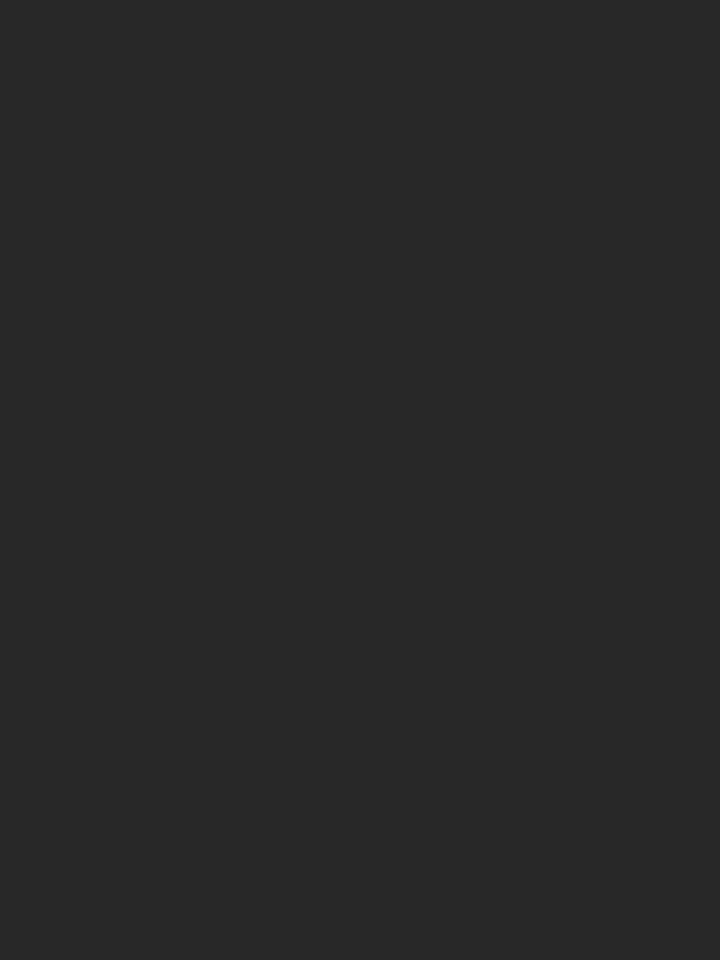
Frame 1 (no input)
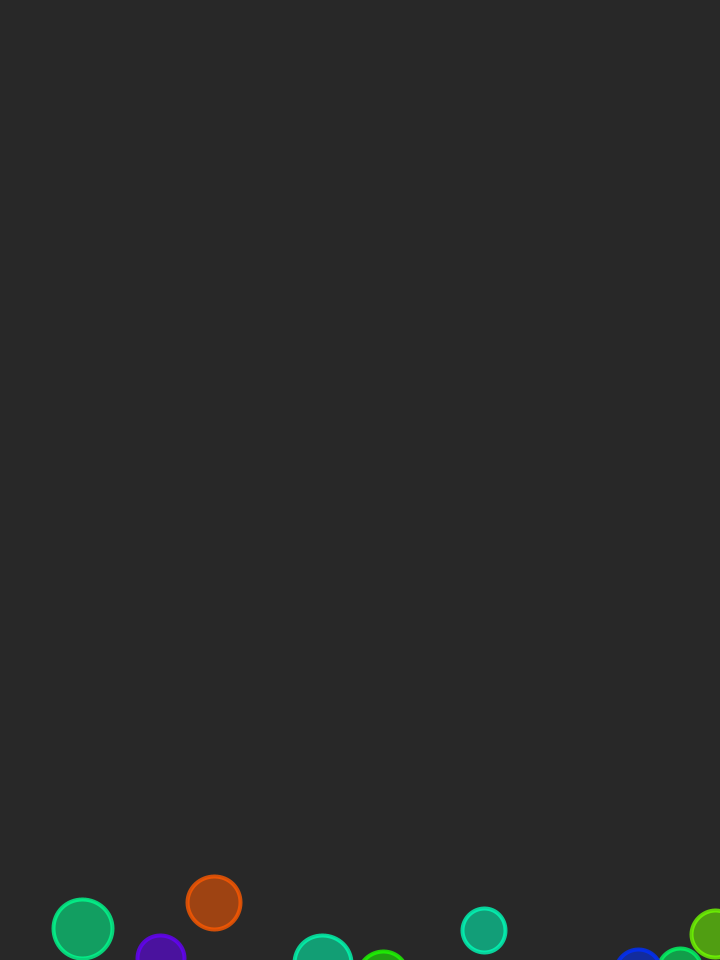
Frame 60 (the mouse pressed at the canvas centre just before this capture)
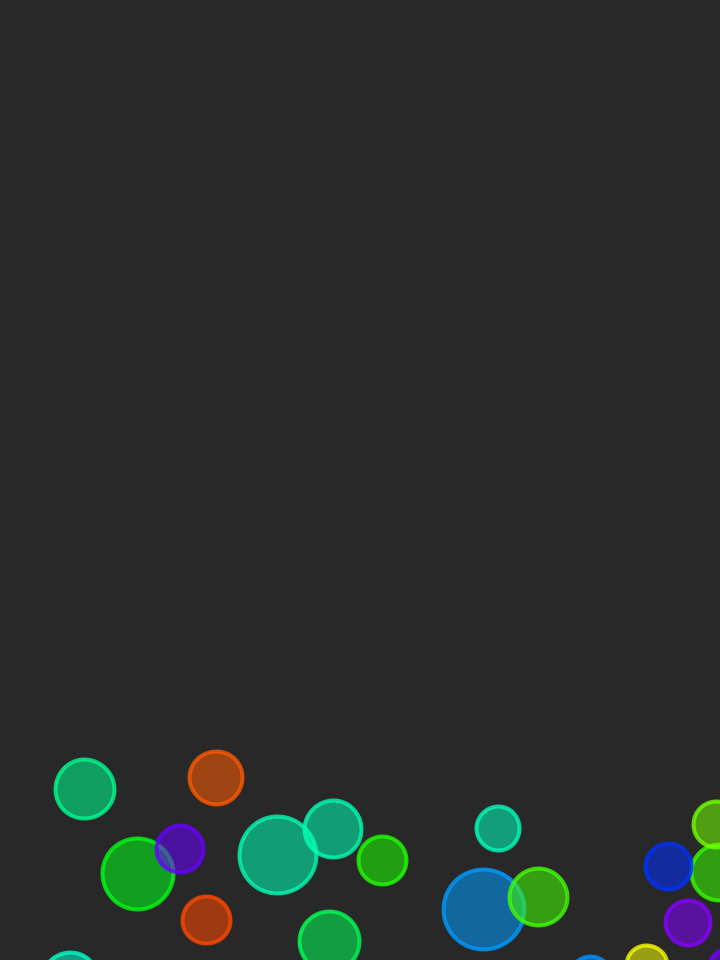
Frame 120 (the mouse held since frame 60 and released just before this capture)

The Processing sketch that drew these frames (run headless with seeded random() and noise(); from frame 60 on, the mouse is pressed at the canvas centre):

// Processing sketch: BubblePop
// ── BubblePop.pde
ArrayList<Bubble> bs;
float time, bubbleSpeedSclae, spawnSpeed;

void setup() {
  //fullScreen();
  size(720, 960);
  colorMode(HSB);
  bs = new ArrayList<Bubble>();
  time = 0;
  bubbleSpeedSclae = 2;
  spawnSpeed = 1;
}

void tick() {
  if (time > 1/spawnSpeed) {
    time = 0;
    float size = random(20)+80;
    int hue = floor(random(255));
    bs.add(new Bubble(random(width-size/2)+size/2, 
    height + size/2 + random(130), hue, size, 
    bubbleSpeedSclae));
  }
  time++;
  checkMerge();
}

Bubble merge(Bubble b1, Bubble b2) {
  float x = (b1.pos.x + b2.pos.x) / 2;
  float y = (b1.pos.y + b2.pos.y) / 2;
  color hue = floor((b1.hue * b1.size + b2.hue * b2.size) / (b1.size + b2.size));
  float size = min(width, (float)Math.cbrt(pow(b1.size, 3) + pow(b2.size, 3)));
  float speedScale = (b1.speedScale + b2.speedScale) / 2;
  Bubble merged = new Bubble(x, y, hue, size, speedScale);
  return merged;
}

void checkMerge() {
  for (int i = bs.size() - 1; i >= 0; i--) {
    Bubble b1 = bs.get(i);
    for (int j = i - 1; j >= 0; j--) {
      Bubble b2 = bs.get(j);
      if (b1.pos.dist(b2.pos) < b1.size/3 && !b1.popping && !b2.popping) {
        bs.add(merge(b1,b2));
        bs.remove(b1);
        bs.remove(b2);
      }
    }
  }
}

void mousePressed() {
  touch();
}

void mouseDragged() {
  touch();
}

void touch() {
  for (int i = bs.size() - 1; i >= 0; i--) {
    Bubble b = bs.get(i);
    if (PVector.dist(b.pos, new PVector(mouseX, mouseY)) < b.size/3 && !b.popping) {
      b.pop();
    }
  }
}

void draw() {
  background(0, 0, 40);
  tick();
  for (int i = bs.size() - 1; i >= 0; i--) {
    Bubble b = bs.get(i);
    if (b.pos.y + b.size < 0 || b.popped) {
      bs.remove(i);
    }
    b.update();
    b.display();
  }
}

// ── Bubble.pde
class Bubble {
  int hue;
  float size, speedScale, speed;
  PVector vel, pos;
  boolean popped, popping;
  ArrayList<PVector> popInner, popOuter, popDirections;
  int lines, popRes;
  float a = 0.01;
  float treshold = 0.8;

  Bubble(float x, float y, int hue, float size, float speedScale) {
    pos = new PVector(x, y);
    this.hue = hue;
    this.size = size;
    this.speedScale = speedScale;
    speed = speedScale * size / 100;
    vel = new PVector(0, -speed);
    popping = false;
    popped = false;
    popRes = 10;
    lines = 7;
  }

  void pop() {
    popInner = new ArrayList<PVector>();
    popOuter = new ArrayList<PVector>();
    popDirections = new ArrayList<PVector>();
    PVector popDirection = new PVector(0, (float)size/2/popRes);
    PVector popCenter = pvcopy(pos);
    for (int i = 0; i < lines; i++) {
      popDirection.rotate(PI*2/lines);
      popDirections.add(pvcopy(popDirection));
      popCenter.add(popDirection);
      PVector tmp = pvcopy(popCenter);
      PVector dirMult = pvcopy(popDirection);
      dirMult.mult(3);
      tmp.add(dirMult);
      popInner.add(tmp);
      popOuter.add(pvcopy(tmp));
    }
    popping = true;
  }

  void update() {
    if (popping) {
      updatePop();
    } else {
      updateBubble();
    }
  }

  void updateBubble() {
    vel.rotate(a);
    if (vel.x > treshold || vel.x < -1*treshold) {
      a *= -1;
    }
    pos.add(vel);
  }

  void updatePop() {
    if (PVector.dist(popOuter.get(popOuter.size() - 1), pos) < size/4) {
      for (int i = 0; i < popOuter.size(); i++) {
        popOuter.get(i).add(popDirections.get(i));
      }
    } else {
      for (int i = 0; i < popInner.size(); i++) {
        popInner.get(i).add(popDirections.get(i));
      }
    }
    if (PVector.dist(popInner.get(popInner.size() - 1), pos) > size/4) {
      popped = true;
    }
  }

  void display() {
    if (popping) {
      displayPop();
    } else {
      displayBubble();
    }
  }

  void displayBubble() {
    strokeWeight(4);
    stroke(hue, 255, 255, 200);
    fill(hue, 255, 255, 140);
    ellipse(pos.x, pos.y, size/2, size/2);
  }

  void displayPop() {
    strokeWeight(size/25);
    stroke(hue, 155, 255, 220);
    for (int i = 0; i < popOuter.size(); i++) {
      PVector po = popOuter.get(i);
      PVector pi = popInner.get(i);
      line(po.x, po.y, pi.x, pi.y);
    }
  }
}

PVector pvcopy(PVector p) {
  return new PVector(p.x, p.y);
}
